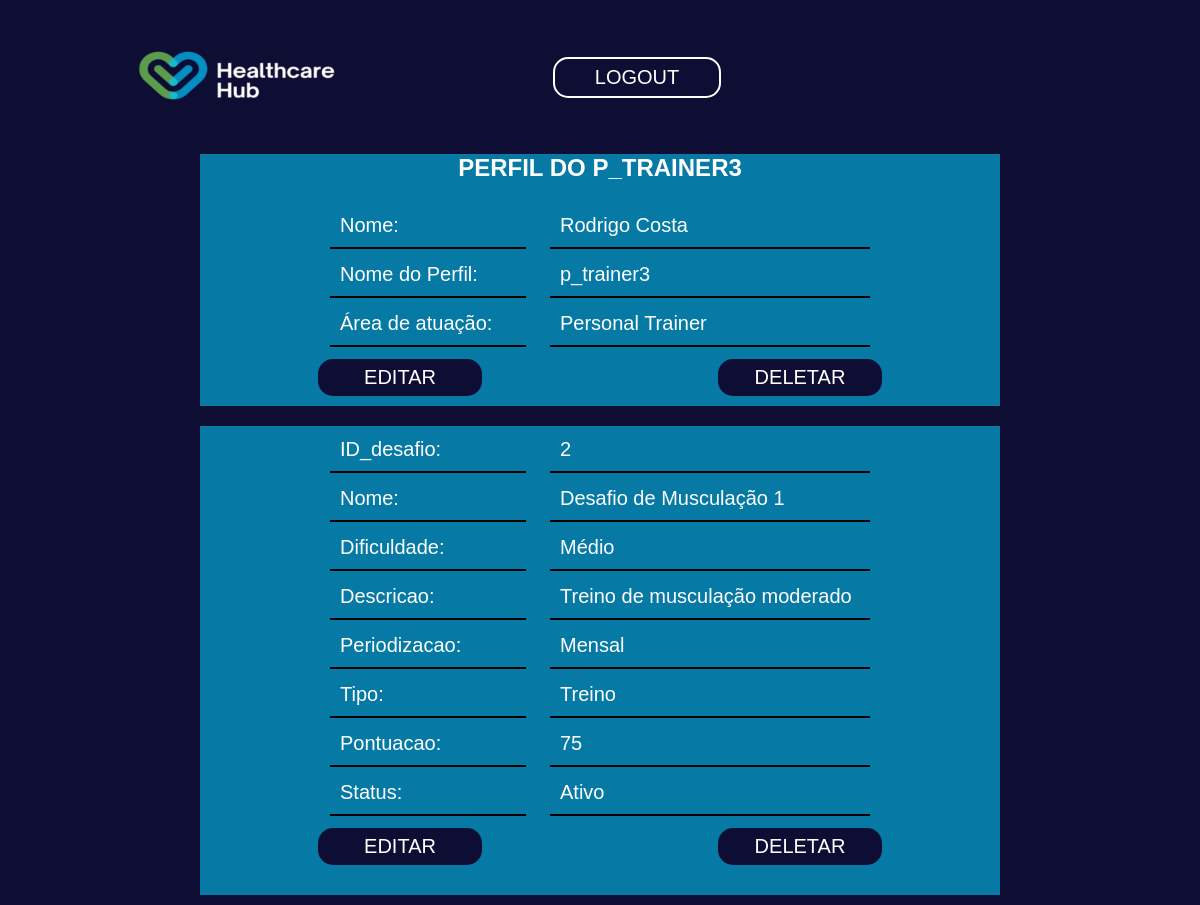
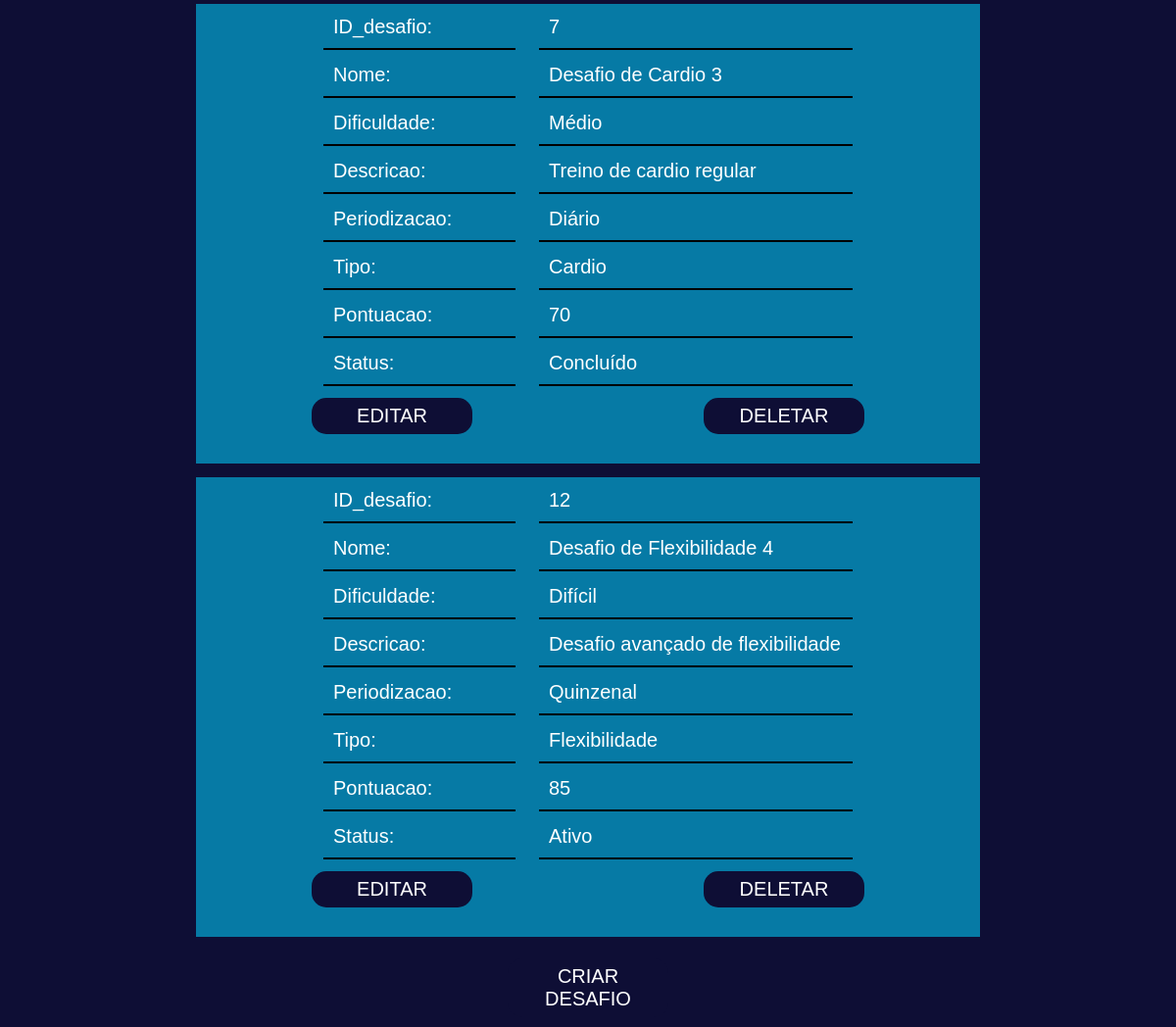
Page /userInteraction/perfil.php (signed in) on the committed database (2 pictures, top to bottom).
### tables this page shows
CREATE TABLE Profissionais (
    DataNasc INT,
    AreaAtuacao VARCHAR(100),
    NomeUsuario VARCHAR(100) PRIMARY KEY,
    Senha VARCHAR(100),
    Nome VARCHAR(100)
);

CREATE TABLE Desafio (
    ID_desafio INT PRIMARY KEY AUTO_INCREMENT,
    Nome VARCHAR(100),
    Dificuldade VARCHAR(20),
    Descricao VARCHAR(100),
    Periodizacao VARCHAR(20),
    Tipo VARCHAR(100),
    Pontuacao INT,
    Status VARCHAR(100),
    fk_Profissionais_NomeUsuario VARCHAR(100)
);

### userInteraction/perfil.php (the view, shortened to what this page needs)
<?php
include("../connection.php");
$NomeUsuario = $_SESSION["NomeUsuario"];
$show = $_SESSION["show"] ?? NULL;
$sql = "SELECT * FROM Cliente WHERE NomeUsuario = '$NomeUsuario'";
$result = $conn->query($sql);
if ($result->num_rows > 0) {
    while ($row = $result->fetch_assoc()) {
        $nome = $row["Nome"];
        $nomePerfil = $row["NomeUsuario"];
    }
} else if ($result->num_rows == 0) {
    $sql2 = "SELECT * FROM Profissionais WHERE NomeUsuario = '$NomeUsuario'";
    $result = $conn->query($sql2);
    if ($result->num_rows > 0) {
        while ($row = $result->fetch_assoc()) {
            $nome = $row["Nome"];
            $nomePerfil = $row["NomeUsuario"];
            $Area = $row["AreaAtuacao"];
        }
    }
}
?>
<!DOCTYPE html>
<html lang="en">
<head>
    <link rel="stylesheet" href="../css/style.css">
</head>
<body>
    <div class="navbar">
        <div class="navright">
            <a href="../home.php"><img id="logo" src="../img/cee8b1f2-8256-41cf-95f0-58bb48d144e4.jpg" style="width: 300px;"></a>
        </div>
        <div class="options2">
            <a href="./logout.php" onclick="logout()">LOGOUT</a>
        </div>
    </div>
    <div class="table-tot">
        <table>
            <h2 id="perfil-titulo">PERFIL DO <?php echo $nomePerfil ?></h2>
            <tr id="tb-left">
                <td>
                    Nome:
                </td>
                <td>
                    Nome do Perfil:
                </td>
                <?php $result = $conn->query($sql);
                if ($result->num_rows == 0) {
                ?>
                    <td>
                        Área de atuação:
                    </td>
                <?php
                } ?>
            </tr>
            <tr id="tb-right">
                <td>
                    <?php echo $nome ?>
                </td>
                <td>
                    <?php echo $nomePerfil ?>
                </td>
                <?php $result = $conn->query($sql);
                if ($result->num_rows == 0) {
                ?>
                    <td>
                        <?php echo $Area ?>
                    </td>
                <?php
                } ?>
            </tr>
        </table>
        <div class="options">
            <a href="editar.php?NomeUsuario=<?php echo $NomeUsuario ?> ">EDITAR</a>
            <a href="../linksBd/link_deletar.php?NomeUsuario=<?php echo $NomeUsuario ?>">DELETAR</a>
        </div>
    </div><br>
    <?php
    if ($show) {
        $sql2 = "SELECT * FROM Desafio WHERE fk_Profissionais_NomeUsuario = '$NomeUsuario'";
        $result2 = $conn->query($sql2);
        if ($result2->num_rows > 0) {
            $rows = mysqli_fetch_all($result2, MYSQLI_ASSOC);
            foreach ($rows as $row) {
    ?>
                <div class="table-desafios" style="border: #0E0E35 solid 2px;">
                    <table>
                        <tr id="tb-left">
                            <td>ID_desafio:</td>
                            <td>Nome:</td>
                            <td>Dificuldade:</td>
                            <td>Descricao:</td>
                            <td>Periodizacao:</td>
                            <td>Tipo:</td>
                            <td>Pontuacao:</td>
                            <td>Status:</td>
                        </tr>
                        <tr id="tb-right">
                            <td><?php echo $row["ID_desafio"] ?></td>
                            <td><?php echo $row["Nome"] ?></td>
                            <td><?php echo $row["Dificuldade"] ?></td>
                            <td><?php echo $row["Descricao"] ?></td>
                            <td><?php echo $row["Periodizacao"] ?></td>
                            <td><?php echo $row["Tipo"] ?></td>
                            <td><?php echo $row["Pontuacao"] ?></td>
                            <td><?php echo $row["Status"] ?></td>
                        </tr>
                    </table>
                    <div class="options">
                        <a href="editar_desafio.php?NomeUsuario=<?php echo $NomeUsuario ?>">EDITAR</a>
                        <a href="../linksBd/link_deletar_desafio.php?ID_desafio=<?php echo $row['ID_desafio'] ?>&NomeUsuario=<?php echo $NomeUsuario ?>">DELETAR</a>
                    </div>
                </div>
            <?php
            }
        } else {
            ?>
            <h2 style="text-align: center;">Não há desafios disponíveis</h2>
        <?php
        }
        ?>
        <div class="options">
            <a href="criar.php?NomeUsuario=<?php echo $NomeUsuario ?>">CRIAR DESAFIO</a>
        </div>
    <?php
    }
    ?>
</body>
</html>

### css/style.css (style rules this page uses)
* { margin: auto; color: white; font-family: Arial, Helvetica, sans-serif; }
body { background-color: #0E0E35; }
img#logo { width: 200px; height: 150px; }
.navbar { display: flex; align-items: center; margin-top: 0; }
.navright { margin-top: 0; }

### userInteraction/perfil.php (style rules this page uses)
.table-tot, .table-desafios { display: flex; flex-direction: column; background-color: #067aa5; width: 800px; height: auto; }
.table-desafios { padding-bottom: 20px; margin-bottom: 10px; }
table { display: flex; margin: auto; }
#tb-left { display: flex; flex-direction: column; width: 200px; margin-right: 20px; }
#tb-right { display: flex; flex-direction: column; }
td { padding: 10px; margin: 2px; border-bottom: 2px solid black; width: auto; height: auto; font-size: 20px; }
#tb-right td { padding: 10px; width: 300px; }
#perfil-titulo { text-align: center; padding-bottom: 20px; text-transform: uppercase; }
.options { display: flex; align-items: center; justify-content: space-around; width: 100%; }
.options2 { display: flex; align-items: center; width: 48%; }
.options2 a { border: solid white 2px; }
.options a, .options2 a { margin: 10px; font-size: 20px; background-color: #0E0E35; width: 150px; padding: 7px; text-align: center; text-decoration: none; border-radius: 15px; }

### rows in the picture
profissionais: NomeUsuario "P_TRAINER3", Nome "Rodrigo Costa", NomeUsuario "p_trainer3", AreaAtuacao "Personal Trainer"
desafio: ID_desafio "2", Nome "Desafio de Musculação 1", Dificuldade "Médio", Descricao "Treino de musculação moderado", Periodizacao "Mensal", Tipo "Treino", Pontuacao "75", Status "Ativo"
desafio: ID_desafio "7", Nome "Desafio de Cardio 3", Dificuldade "Médio", Descricao "Treino de cardio regular", Periodizacao "Diário", Tipo "Cardio", Pontuacao "70", Status "Concluído"
desafio: ID_desafio "12", Nome "Desafio de Flexibilidade 4", Dificuldade "Difícil", Descricao "Desafio avançado de flexibilidade", Periodizacao "Quinzenal", Tipo "Flexibilidade", Pontuacao "85", Status "Ativo"
